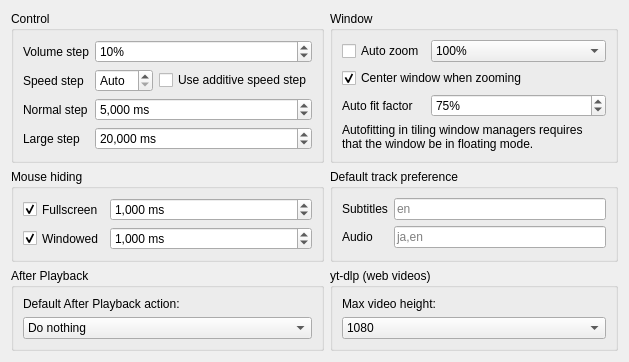
         <widget class="QWidget" name="playbackPage">
          <layout class="QGridLayout" name="playbackPageLayout" columnstretch="1,1">
           <item row="1" column="0">
            <widget class="QGroupBox" name="playbackControlBox">
             <property name="title">
              <string>Control</string>
             </property>
             <layout class="QFormLayout" name="playbackControlBoxLayout">
              <item row="0" column="0">
               <widget class="QLabel" name="playbackVolumeStepLabel">
                <property name="text">
                 <string>Volume step</string>
                </property>
               </widget>
              </item>
              <item row="0" column="1">
               <widget class="QSpinBox" name="playbackVolumeStep">
                <property name="sizePolicy">
                 <sizepolicy hsizetype="MinimumExpanding" vsizetype="Fixed">
                  <horstretch>0</horstretch>
                  <verstretch>0</verstretch>
                 </sizepolicy>
                </property>
                <property name="suffix">
                 <string>%</string>
                </property>
                <property name="minimum">
                 <number>1</number>
                </property>
                <property name="value">
                 <number>10</number>
                </property>
               </widget>
              </item>
              <item row="1" column="0">
               <widget class="QLabel" name="playbackSpeedStepLabel">
                <property name="text">
                 <string>Speed step</string>
                </property>
               </widget>
              </item>
              <item row="1" column="1">
               <layout class="QHBoxLayout" name="playbackSpeedStepLayout" stretch="1,0">
                <item>
                 <widget class="QSpinBox" name="playbackSpeedStep">
                  <property name="sizePolicy">
                   <sizepolicy hsizetype="MinimumExpanding" vsizetype="Fixed">
                    <horstretch>0</horstretch>
                    <verstretch>0</verstretch>
                   </sizepolicy>
                  </property>
                  <property name="specialValueText">
                   <string>Auto</string>
                  </property>
                  <property name="suffix">
                   <string>%</string>
                  </property>
                  <property name="maximum">
                   <number>100</number>
                  </property>
                 </widget>
                </item>
                <item>
                 <widget class="QCheckBox" name="playbackSpeedStepAdditive">
                  <property name="text">
                   <string>Use additive speed step</string>
                  </property>
                  <property name="checked">
                   <bool>false</bool>
                  </property>
                 </widget>
                </item>
               </layout>
              </item>
              <item row="2" column="0">
               <widget class="QLabel" name="playbackNormalStepLabel">
                <property name="text">
                 <string>Normal step</string>
                </property>
               </widget>
              </item>
              <item row="2" column="1">
               <widget class="QSpinBox" name="playbackNormalStep">
                <property name="sizePolicy">
                 <sizepolicy hsizetype="MinimumExpanding" vsizetype="Fixed">
                  <horstretch>0</horstretch>
                  <verstretch>0</verstretch>
                 </sizepolicy>
                </property>
                <property name="showGroupSeparator" stdset="0">
                 <bool>true</bool>
                </property>
                <property name="suffix">
                 <string notr="true"> ms</string>
                </property>
                <property name="minimum">
                 <number>1</number>
                </property>
                <property name="maximum">
                 <number>2000000000</number>
                </property>
                <property name="value">
                 <number>5000</number>
                </property>
               </widget>
              </item>
              <item row="3" column="0">
               <widget class="QLabel" name="playbackLargeStepLabel">
                <property name="text">
                 <string>Large step</string>
                </property>
               </widget>
              </item>
              <item row="3" column="1">
               <widget class="QSpinBox" name="playbackLargeStep">
                <property name="sizePolicy">
                 <sizepolicy hsizetype="MinimumExpanding" vsizetype="Fixed">
                  <horstretch>0</horstretch>
                  <verstretch>0</verstretch>
                 </sizepolicy>
                </property>
                <property name="showGroupSeparator" stdset="0">
                 <bool>true</bool>
                </property>
                <property name="suffix">
                 <string notr="true"> ms</string>
                </property>
                <property name="minimum">
                 <number>1</number>
                </property>
                <property name="maximum">
                 <number>2000000000</number>
                </property>
                <property name="value">
                 <number>20000</number>
                </property>
               </widget>
              </item>
             </layout>
            </widget>
           </item>
           <item row="1" column="1">
            <widget class="QGroupBox" name="playbackAutoBox">
             <property name="title">
              <string>Window</string>
             </property>
             <layout class="QFormLayout" name="playbackAutoBoxLayout">
              <item row="0" column="0">
               <widget class="QCheckBox" name="playbackAutoZoom">
                <property name="sizePolicy">
                 <sizepolicy hsizetype="Minimum" vsizetype="Preferred">
                  <horstretch>0</horstretch>
                  <verstretch>0</verstretch>
                 </sizepolicy>
                </property>
                <property name="text">
                 <string>Auto zoom</string>
                </property>
               </widget>
              </item>
              <item row="0" column="1">
               <widget class="QComboBox" name="playbackAutoZoomMethod">
                <property name="sizePolicy">
                 <sizepolicy hsizetype="MinimumExpanding" vsizetype="Fixed">
                  <horstretch>0</horstretch>
                  <verstretch>0</verstretch>
                 </sizepolicy>
                </property>
                <property name="currentText">
                 <string>100%</string>
                </property>
                <property name="currentIndex">
                 <number>3</number>
                </property>
                <item>
                 <property name="text">
                  <string>25%</string>
                 </property>
                </item>
                <item>
                 <property name="text">
                  <string>50%</string>
                 </property>
                </item>
                <item>
                 <property name="text">
                  <string>75%</string>
                 </property>
                </item>
                <item>
                 <property name="text">
                  <string>100%</string>
                 </property>
                </item>
                <item>
                 <property name="text">
                  <string>150%</string>
                 </property>
                </item>
                <item>
                 <property name="text">
                  <string>200%</string>
                 </property>
                </item>
                <item>
                 <property name="text">
                  <string>300%</string>
                 </property>
                </item>
                <item>
                 <property name="text">
                  <string>400%</string>
                 </property>
                </item>
                <item>
                 <property name="text">
                  <string>Autofit</string>
                 </property>
                </item>
                <item>
                 <property name="text">
                  <string>Autofit (Larger Only)</string>
                 </property>
                </item>
                <item>
                 <property name="text">
                  <string>Autofit (Smaller Only)</string>
                 </property>
                </item>
               </widget>
              </item>
              <item row="1" column="0" colspan="2">
               <widget class="QCheckBox" name="playbackAutoCenterWindow">
                <property name="text">
                 <string>Center window when zooming</string>
                </property>
                <property name="checked">
                 <bool>true</bool>
                </property>
               </widget>
              </item>
              <item row="2" column="0">
               <widget class="QLabel" name="playbackAutoFitFactorLabel">
                <property name="text">
                 <string>Auto fit factor</string>
                </property>
               </widget>
              </item>
              <item row="2" column="1">
               <widget class="QSpinBox" name="playbackAutoFitFactor">
                <property name="sizePolicy">
                 <sizepolicy hsizetype="MinimumExpanding" vsizetype="Fixed">
                  <horstretch>0</horstretch>
                  <verstretch>0</verstretch>
                 </sizepolicy>
                </property>
                <property name="suffix">
                 <string>%</string>
                </property>
                <property name="minimum">
                 <number>25</number>
                </property>
                <property name="maximum">
                 <number>100</number>
                </property>
                <property name="value">
                 <number>75</number>
                </property>
               </widget>
              </item>
              <item row="4" column="0" colspan="2">
               <widget class="QLabel" name="playbackAutozoomWarn">
                <property name="text">
                 <string>Autofitting in tiling window managers requires that the window be in floating mode.</string>
                </property>
                <property name="wordWrap">
                 <bool>true</bool>
                </property>
               </widget>
              </item>
             </layout>
            </widget>
           </item>
           <item row="4" column="0">
            <spacer name="playbackSpacer">
             <property name="orientation">
              <enum>Qt::Orientation::Vertical</enum>
             </property>
             <property name="sizeHint" stdset="0">
              <size>
               <width>0</width>
               <height>0</height>
              </size>
             </property>
            </spacer>
           </item>
           <item row="2" column="1">
            <widget class="QGroupBox" name="playbackTracksBox">
             <property name="title">
              <string>Default track preference</string>
             </property>
             <layout class="QFormLayout" name="playbackTracksBoxLayout">
              <item row="0" column="0">
               <widget class="QLabel" name="playbackSubtitleTracksLabel">
                <property name="text">
                 <string>Subtitles</string>
                </property>
               </widget>
              </item>
              <item row="0" column="1">
               <widget class="QLineEdit" name="playbackSubtitleTracks">
                <property name="placeholderText">
                 <string notr="true">en</string>
                </property>
               </widget>
              </item>
              <item row="1" column="0">
               <widget class="QLabel" name="playbackAudioTracksLabel">
                <property name="text">
                 <string>Audio</string>
                </property>
               </widget>
              </item>
              <item row="1" column="1">
               <widget class="QLineEdit" name="playbackAudioTracks">
                <property name="placeholderText">
                 <string notr="true">ja,en</string>
                </property>
               </widget>
              </item>
             </layout>
            </widget>
           </item>
           <item row="2" column="0">
            <widget class="QGroupBox" name="playbackMouseHideBox">
             <property name="title">
              <string>Mouse hiding</string>
             </property>
             <layout class="QGridLayout" name="playbackMouseHideBoxLayout">
              <item row="0" column="0">
               <widget class="QCheckBox" name="playbackMouseHideFullscreen">
                <property name="sizePolicy">
                 <sizepolicy hsizetype="Minimum" vsizetype="Preferred">
                  <horstretch>0</horstretch>
                  <verstretch>0</verstretch>
                 </sizepolicy>
                </property>
                <property name="text">
                 <string>Fullscreen</string>
                </property>
                <property name="checked">
                 <bool>true</bool>
                </property>
               </widget>
              </item>
              <item row="0" column="1">
               <widget class="QSpinBox" name="playbackMouseHideFullscreenDuration">
                <property name="sizePolicy">
                 <sizepolicy hsizetype="MinimumExpanding" vsizetype="Fixed">
                  <horstretch>0</horstretch>
                  <verstretch>0</verstretch>
                 </sizepolicy>
                </property>
                <property name="showGroupSeparator" stdset="0">
                 <bool>true</bool>
                </property>
                <property name="suffix">
                 <string notr="true"> ms</string>
                </property>
                <property name="minimum">
                 <number>10</number>
                </property>
                <property name="maximum">
                 <number>30000</number>
                </property>
                <property name="value">
                 <number>1000</number>
                </property>
               </widget>
              </item>
              <item row="1" column="0">
               <widget class="QCheckBox" name="playbackMouseHideWindowed">
                <property name="sizePolicy">
                 <sizepolicy hsizetype="Minimum" vsizetype="Preferred">
                  <horstretch>0</horstretch>
                  <verstretch>0</verstretch>
                 </sizepolicy>
                </property>
                <property name="text">
                 <string>Windowed</string>
                </property>
                <property name="checked">
                 <bool>true</bool>
                </property>
               </widget>
              </item>
              <item row="1" column="1">
               <widget class="QSpinBox" name="playbackMouseHideWindowedDuration">
                <property name="sizePolicy">
                 <sizepolicy hsizetype="MinimumExpanding" vsizetype="Fixed">
                  <horstretch>0</horstretch>
                  <verstretch>0</verstretch>
                 </sizepolicy>
                </property>
                <property name="showGroupSeparator" stdset="0">
                 <bool>true</bool>
                </property>
                <property name="suffix">
                 <string notr="true"> ms</string>
                </property>
                <property name="minimum">
                 <number>10</number>
                </property>
                <property name="maximum">
                 <number>30000</number>
                </property>
                <property name="value">
                 <number>1000</number>
                </property>
               </widget>
              </item>
             </layout>
            </widget>
           </item>
           <item row="3" column="0">
            <widget class="QGroupBox" name="afterPlaybackBox">
             <property name="title">
              <string>After Playback</string>
             </property>
             <layout class="QVBoxLayout" name="verticalLayout_16">
              <item>
               <widget class="QLabel" name="afterPlaybackDefaultLabel">
                <property name="text">
                 <string>Default After Playback action:</string>
                </property>
               </widget>
              </item>
              <item>
               <widget class="QComboBox" name="afterPlaybackDefault">
                <property name="currentIndex">
                 <number>0</number>
                </property>
                <item>
                 <property name="text">
                  <string>Do nothing</string>
                 </property>
                </item>
                <item>
                 <property name="text">
                  <string>Repeat</string>
                 </property>
                </item>
                <item>
                 <property name="text">
                  <string>Play next file</string>
                 </property>
                </item>
                <item>
                 <property name="text">
                  <string>Exit</string>
                 </property>
                </item>
               </widget>
              </item>
             </layout>
            </widget>
           </item>
           <item row="3" column="1">
            <widget class="QGroupBox" name="ytdlpBox">
             <property name="title">
              <string>yt-dlp (web videos)</string>
             </property>
             <layout class="QVBoxLayout" name="verticalLayout_18">
              <item>
               <widget class="QLabel" name="ytdlpLabel">
                <property name="text">
                 <string>Max video height:</string>
                </property>
               </widget>
              </item>
              <item>
               <widget class="QComboBox" name="ytdlpMaxHeight">
                <property name="currentIndex">
                 <number>4</number>
                </property>
                <item>
                 <property name="text">
                  <string notr="true">240</string>
                 </property>
                </item>
                <item>
                 <property name="text">
                  <string notr="true">360</string>
                 </property>
                </item>
                <item>
                 <property name="text">
                  <string notr="true">480</string>
                 </property>
                </item>
                <item>
                 <property name="text">
                  <string notr="true">720</string>
                 </property>
                </item>
                <item>
                 <property name="text">
                  <string notr="true">1080</string>
                 </property>
                </item>
                <item>
                 <property name="text">
                  <string notr="true">1440</string>
                 </property>
                </item>
                <item>
                 <property name="text">
                  <string notr="true">2160</string>
                 </property>
                </item>
                <item>
                 <property name="text">
                  <string notr="true">2880</string>
                 </property>
                </item>
                <item>
                 <property name="text">
                  <string notr="true">4320</string>
                 </property>
                </item>
               </widget>
              </item>
             </layout>
            </widget>
           </item>
          </layout>
         </widget>
